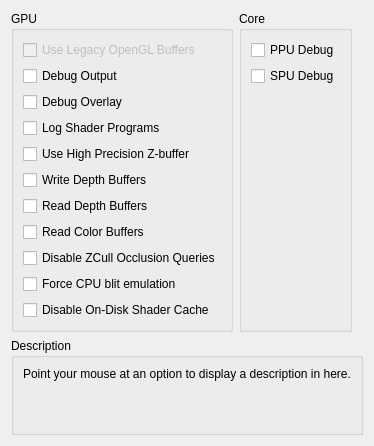
     <widget class="QWidget" name="debugTab">
      <attribute name="title">
       <string>Debug</string>
      </attribute>
      <layout class="QVBoxLayout" name="verticalLayout_53">
       <item>
        <layout class="QHBoxLayout" name="horizontalLayout_21" stretch="1,1,1">
         <item>
          <widget class="QGroupBox" name="groupBox_48">
           <property name="enabled">
            <bool>true</bool>
           </property>
           <property name="title">
            <string>GPU</string>
           </property>
           <property name="alignment">
            <set>Qt::AlignLeading|Qt::AlignLeft|Qt::AlignTop</set>
           </property>
           <layout class="QVBoxLayout" name="verticalLayout_17">
            <item alignment="Qt::AlignTop">
             <widget class="QCheckBox" name="glLegacyBuffers">
              <property name="enabled">
               <bool>false</bool>
              </property>
              <property name="text">
               <string>Use Legacy OpenGL Buffers</string>
              </property>
             </widget>
            </item>
            <item alignment="Qt::AlignTop">
             <widget class="QCheckBox" name="debugOutput">
              <property name="text">
               <string>Debug Output</string>
              </property>
             </widget>
            </item>
            <item>
             <widget class="QCheckBox" name="debugOverlay">
              <property name="text">
               <string>Debug Overlay</string>
              </property>
             </widget>
            </item>
            <item>
             <widget class="QCheckBox" name="logProg">
              <property name="text">
               <string>Log Shader Programs</string>
              </property>
             </widget>
            </item>
            <item alignment="Qt::AlignTop">
             <widget class="QCheckBox" name="forceHighpZ">
              <property name="text">
               <string>Use High Precision Z-buffer</string>
              </property>
             </widget>
            </item>
            <item>
             <widget class="QCheckBox" name="dumpDepth">
              <property name="text">
               <string>Write Depth Buffers</string>
              </property>
             </widget>
            </item>
            <item>
             <widget class="QCheckBox" name="readDepth">
              <property name="text">
               <string>Read Depth Buffers</string>
              </property>
             </widget>
            </item>
            <item>
             <widget class="QCheckBox" name="readColor">
              <property name="text">
               <string>Read Color Buffers</string>
              </property>
             </widget>
            </item>
            <item>
             <widget class="QCheckBox" name="disableHwOcclusionQueries">
              <property name="text">
               <string>Disable ZCull Occlusion Queries</string>
              </property>
             </widget>
            </item>
            <item>
             <widget class="QCheckBox" name="forceCpuBlitEmulation">
              <property name="text">
               <string>Force CPU blit emulation</string>
              </property>
             </widget>
            </item>
            <item>
             <widget class="QCheckBox" name="disableOnDiskShaderCache">
              <property name="text">
               <string>Disable On-Disk Shader Cache</string>
              </property>
             </widget>
            </item>
           </layout>
          </widget>
         </item>
         <item>
          <widget class="QGroupBox" name="groupBox_7">
           <property name="title">
            <string>Core</string>
           </property>
           <layout class="QVBoxLayout" name="verticalLayout_44">
            <item>
             <widget class="QCheckBox" name="ppuDebug">
              <property name="text">
               <string>PPU Debug</string>
              </property>
             </widget>
            </item>
            <item>
             <widget class="QCheckBox" name="spuDebug">
              <property name="text">
               <string>SPU Debug</string>
              </property>
             </widget>
            </item>
            <item>
             <spacer name="verticalSpacer">
              <property name="orientation">
               <enum>Qt::Vertical</enum>
              </property>
              <property name="sizeHint" stdset="0">
               <size>
                <width>0</width>
                <height>0</height>
               </size>
              </property>
             </spacer>
            </item>
           </layout>
          </widget>
         </item>
         <item>
          <spacer name="horizontalSpacer_2">
           <property name="orientation">
            <enum>Qt::Horizontal</enum>
           </property>
           <property name="sizeType">
            <enum>QSizePolicy::MinimumExpanding</enum>
           </property>
           <property name="sizeHint" stdset="0">
            <size>
             <width>0</width>
             <height>0</height>
            </size>
           </property>
          </spacer>
         </item>
        </layout>
       </item>
       <item>
        <spacer name="verticalSpacer_10">
         <property name="orientation">
          <enum>Qt::Vertical</enum>
         </property>
         <property name="sizeHint" stdset="0">
          <size>
           <width>0</width>
           <height>0</height>
          </size>
         </property>
        </spacer>
       </item>
       <item>
        <widget class="QGroupBox" name="groupBox_63">
         <property name="title">
          <string>Description</string>
         </property>
         <layout class="QVBoxLayout" name="verticalLayout_52">
          <item>
           <widget class="QLabel" name="description_debug">
            <property name="text">
             <string>Point your mouse at an option to display a description in here.


</string>
            </property>
            <property name="textFormat">
             <enum>Qt::PlainText</enum>
            </property>
            <property name="alignment">
             <set>Qt::AlignLeading|Qt::AlignLeft|Qt::AlignTop</set>
            </property>
            <property name="wordWrap">
             <bool>true</bool>
            </property>
           </widget>
          </item>
         </layout>
        </widget>
       </item>
      </layout>
     </widget>
